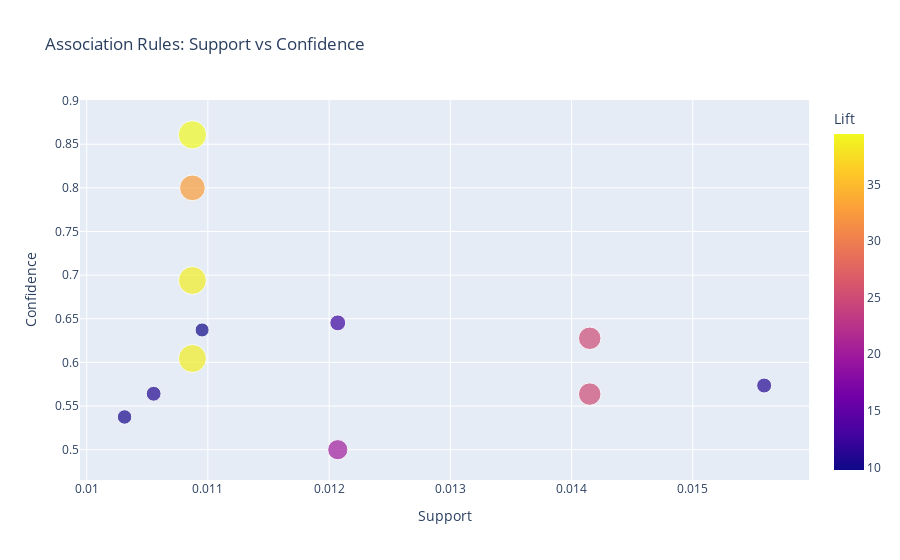
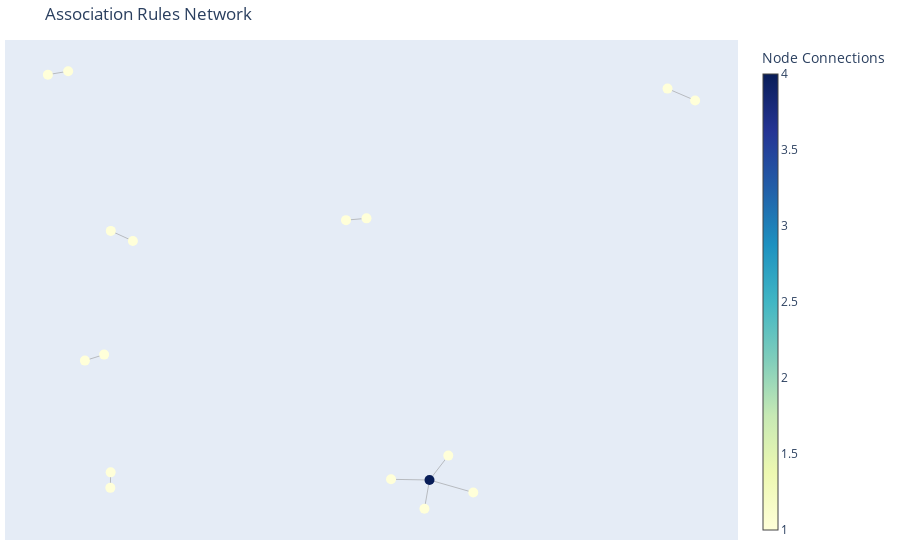

The cell these charts' notebook holds for them, in order:
### Markdown cell above
### VISUALIZATION

### Code cell
# Step 7: Visualizations
def create_scatter_plot(rules):
    # Convert frozenset to string for plotly to be able to serialize
    rules['antecedents'] = rules['antecedents'].apply(lambda x: ', '.join(x))
    rules['consequents'] = rules['consequents'].apply(lambda x: ', '.join(x))
    
    fig = px.scatter(rules, x='support', y='confidence', size='lift', color='lift',
                     hover_data=['antecedents', 'consequents'],
                     labels={'support': 'Support', 'confidence': 'Confidence', 'lift': 'Lift'},
                     title='Association Rules: Support vs Confidence')
    return fig

def create_network_graph(rules, max_rules=20):
    G = nx.Graph()
    for _, rule in rules.nlargest(max_rules, 'lift').iterrows():
        antecedents = frozenset(rule['antecedents'])
        consequents = frozenset(rule['consequents'])
        G.add_edge(str(antecedents), str(consequents), weight=rule['lift'])
    
    pos = nx.spring_layout(G)
    edge_x = []
    edge_y = []
    for edge in G.edges():
        x0, y0 = pos[edge[0]]
        x1, y1 = pos[edge[1]]
        edge_x.extend([x0, x1, None])
        edge_y.extend([y0, y1, None])

    edge_trace = go.Scatter(x=edge_x, y=edge_y, line=dict(width=0.5, color='#888'), hoverinfo='none', mode='lines')

    node_x = []
    node_y = []
    for node in G.nodes():
        x, y = pos[node]
        node_x.append(x)
        node_y.append(y)

    node_trace = go.Scatter(x=node_x, y=node_y, mode='markers', hoverinfo='text',
                            marker=dict(showscale=True, colorscale='YlGnBu', size=10, colorbar=dict(thickness=15, title='Node Connections')))

    node_adjacencies = []
    node_text = []
    for node, adjacencies in enumerate(G.adjacency()):
        node_adjacencies.append(len(adjacencies[1]))
        node_text.append(f'{adjacencies[0]}<br># of connections: {len(adjacencies[1])}')

    node_trace.marker.color = node_adjacencies
    node_trace.text = node_text

    fig = go.Figure(data=[edge_trace, node_trace],
                    layout=go.Layout(title='Association Rules Network', showlegend=False, hovermode='closest',
                                     margin=dict(b=20,l=5,r=5,t=40), xaxis=dict(showgrid=False, zeroline=False, showticklabels=False),
                                     yaxis=dict(showgrid=False, zeroline=False, showticklabels=False)))
    return fig

# Display scatter plot
scatter_fig = create_scatter_plot(pruned_rules)
scatter_fig.show()

# Display network graph
network_fig = create_network_graph(pruned_rules)
network_fig.show()

### Figure 1 — Plotly figure (JSON) as saved in the notebook; plotly's stock layout.template omitted (floating-point values rounded to 4 significant figures)
{"data": [{"customdata": [["PINK REGENCY TEACUP AND SAUCER, ROSES REGENCY TEACUP AND SAUCER", "GREEN REGENCY TEACUP AND SAUCER"], ["GREEN REGENCY TEACUP AND SAUCER, ROSES REGENCY TEACUP AND SAUCER", "PINK REGENCY TEACUP AND SAUCER"], ["PINK REGENCY TEACUP AND SAUCER", "GREEN REGENCY TEACUP AND SAUCER, ROSES REGENCY TEACUP AND SAUCER"], ["PINK REGENCY TEACUP AND SAUCER, GREEN REGENCY TEACUP AND SAUCER", "ROSES REGENCY TEACUP AND SAUCER"], ["ALARM CLOCK BAKELIKE GREEN", "ALARM CLOCK BAKELIKE RED"], ["ALARM CLOCK BAKELIKE RED", "ALARM CLOCK BAKELIKE GREEN"], ["WOODEN PICTURE FRAME WHITE FINISH", "WOODEN FRAME ANTIQUE WHITE"], ["JUMBO BAG STRAWBERRY", "JUMBO BAG RED RETROSPOT"], ["JUMBO BAG PINK POLKADOT", "JUMBO BAG RED RETROSPOT"], ["JUMBO STORAGE BAG SUKI", "JUMBO BAG RED RETROSPOT"], ["JUMBO  BAG BAROQUE BLACK WHITE", "JUMBO BAG RED RETROSPOT"], ["RED HANGING HEART T-LIGHT HOLDER", "WHITE HANGING HEART T-LIGHT HOLDER"]], "hovertemplate": "Support=%{x}<br>Confidence=%{y}<br>Lift=%{marker.color}<br>antecedents=%{customdata[0]}<br>consequents=%{customdata[1]}<extra></extra>", "legendgroup": "", "marker": {"color": [39.44, 38.58, 38.58, 32.7, 25.0, 25.0, 20.11, 12.48, 11.09, 10.91, 10.39, 9.78], "coloraxis": "coloraxis", "size": [39.44, 38.58, 38.58, 32.7, 25.0, 25.0, 20.11, 12.48, 11.09, 10.91, 10.39, 9.78], "sizemode": "area", "sizeref": 0.0986, "symbol": "circle"}, "mode": "markers", "name": "", "orientation": "v", "showlegend": false, "type": "scatter", "x": [0.01087, 0.01087, 0.01087, 0.01087, 0.01415, 0.01415, 0.01207, 0.01207, 0.01559, 0.01055, 0.01031, 0.01095], "xaxis": "x", "y": [0.8608, 0.6939, 0.6044, 0.8, 0.6277, 0.5637, 0.5, 0.6453, 0.5735, 0.5641, 0.5375, 0.6372], "yaxis": "y"}], "layout": {"coloraxis": {"colorbar": {"title": {"text": "Lift"}}, "colorscale": [[0, "#0d0887"], [0.1111, "#46039f"], [0.2222, "#7201a8"], [0.3333, "#9c179e"], [0.4444, "#bd3786"], [0.5556, "#d8576b"], [0.6667, "#ed7953"], [0.7778, "#fb9f3a"], [0.8889, "#fdca26"], [1, "#f0f921"]]}, "legend": {"itemsizing": "constant", "tracegroupgap": 0}, "title": {"text": "Association Rules: Support vs Confidence"}, "xaxis": {"anchor": "y", "domain": [0, 1], "title": {"text": "Support"}}, "yaxis": {"anchor": "x", "domain": [0, 1], "title": {"text": "Confidence"}}}}

### Figure 2 — Plotly figure (JSON) as saved in the notebook; plotly's stock layout.template omitted (floating-point values rounded to 4 significant figures)
{"data": [{"hoverinfo": "none", "line": {"color": "#888", "width": 0.5}, "mode": "lines", "type": "scatter", "x": [0.1279, 0.1791, null, -0.6167, -0.5662, null, -0.5243, -0.4763, null, -0.46, -0.4608, null, -0.4045, -0.4596, null, 0.2404, 0.3365, null, 0.3365, 0.3835, null, 0.3365, 0.3239, null, 0.3365, 0.4459, null, 1, 0.9311, null], "y": [0.3633, 0.3702, null, 0.9266, 0.9398, null, -0.1807, -0.1575, null, -0.6135, -0.6735, null, 0.2825, 0.3215, null, -0.6405, -0.6431, null, -0.6431, -0.5486, null, -0.6431, -0.7544, null, -0.6431, -0.6914, null, 0.8268, 0.8726, null]}, {"hoverinfo": "text", "marker": {"color": [1, 1, 1, 1, 1, 1, 1, 1, 1, 1, 1, 4, 1, 1, 1, 1, 1], "colorbar": {"thickness": 15, "title": {"text": "Node Connections"}}, "colorscale": [[0, "rgb(255,255,217)"], [0.125, "rgb(237,248,177)"], [0.25, "rgb(199,233,180)"], [0.375, "rgb(127,205,187)"], [0.5, "rgb(65,182,196)"], [0.625, "rgb(29,145,192)"], [0.75, "rgb(34,94,168)"], [0.875, "rgb(37,52,148)"], [1, "rgb(8,29,88)"]], "showscale": true, "size": 10}, "mode": "markers", "text": ["frozenset({'G', 'E', 'Y', 'U', 'P', 'I', 'T', 'C', 'N', ' ', 'K', 'S', 'A', 'R', 'D', 'O', ','})<br># of connections: 1", "frozenset({'G', 'E', 'Y', 'U', 'P', 'T', 'C', 'N', ' ', 'S', 'A', 'R', 'D'})<br># of connections: 1", "frozenset({'G', 'E', 'Y', 'U', 'P', 'T', 'C', 'N', ' ', 'S', 'A', 'R', 'D', 'O', ','})<br># of connections: 1", "frozenset({'G', 'E', 'Y', 'U', 'P', 'I', 'T', 'C', 'N', ' ', 'K', 'S', 'A', 'R', 'D'})<br># of connections: 1", "frozenset({'G', 'E', 'Y', 'U', 'P', 'I', 'T', 'C', 'N', ' ', 'K', 'S', 'A', 'R', 'D', ','})<br># of connections: 1", "frozenset({'G', 'E', 'Y', 'U', 'P', 'T', 'C', 'N', ' ', 'S', 'A', 'R', 'D', 'O'})<br># of connections: 1", "frozenset({'G', 'E', 'I', 'C', 'O', 'B', 'N', ' ', 'K', 'A', 'L', 'R', 'M'})<br># of connections: 1", "frozenset({'E', 'I', 'C', 'O', 'B', ' ', 'K', 'A', 'L', 'R', 'D', 'M'})<br># of connections: 1", "frozenset({'E', 'U', 'P', 'I', 'T', 'C', 'M', 'N', 'F', ' ', 'H', 'S', 'A', 'R', 'D', 'O', 'W'})<br># of connections: 1", "frozenset({'E', 'U', 'I', 'T', 'M', 'N', 'F', ' ', 'Q', 'H', 'A', 'R', 'D', 'O', 'W'})<br># of connections: 1", "frozenset({'G', 'E', 'J', 'Y', 'U', 'T', 'B', 'M', ' ', 'S', 'A', 'R', 'O', 'W'})<br># of connections: 1", "frozenset({'G', 'E', 'J', 'U', 'P', 'T', 'B', 'M', ' ', 'S', 'A', 'R', 'D', 'O'})<br># of connections: 4", "frozenset({'G', 'J', 'U', 'P', 'I', 'T', 'B', 'M', 'N', ' ', 'K', 'A', 'L', 'D', 'O'})<br># of connections: 1", "frozenset({'G', 'E', 'J', 'U', 'I', 'T', 'B', 'M', ' ', 'K', 'S', 'A', 'R', 'O'})<br># of connections: 1", "frozenset({'G', 'E', 'J', 'U', 'I', 'T', 'B', 'M', 'C', ' ', 'Q', 'K', 'H', 'A', 'L', 'R', 'O', 'W'})<br># of connections: 1", "frozenset({'G', '-', 'E', 'I', 'T', 'N', ' ', 'A', 'L', 'R', 'D', 'O', 'H'})<br># of connections: 1", "frozenset({'G', '-', 'E', 'W', 'I', 'T', 'N', ' ', 'A', 'L', 'R', 'D', 'O', 'H'})<br># of connections: 1"], "type": "scatter", "x": [0.1279, 0.1791, -0.6167, -0.5662, -0.5243, -0.4763, -0.46, -0.4608, -0.4045, -0.4596, 0.2404, 0.3365, 0.3835, 0.3239, 0.4459, 1, 0.9311], "y": [0.3633, 0.3702, 0.9266, 0.9398, -0.1807, -0.1575, -0.6135, -0.6735, 0.2825, 0.3215, -0.6405, -0.6431, -0.5486, -0.7544, -0.6914, 0.8268, 0.8726]}], "layout": {"hovermode": "closest", "margin": {"b": 20, "l": 5, "r": 5, "t": 40}, "showlegend": false, "title": {"text": "Association Rules Network"}, "xaxis": {"showgrid": false, "showticklabels": false, "zeroline": false}, "yaxis": {"showgrid": false, "showticklabels": false, "zeroline": false}}}
